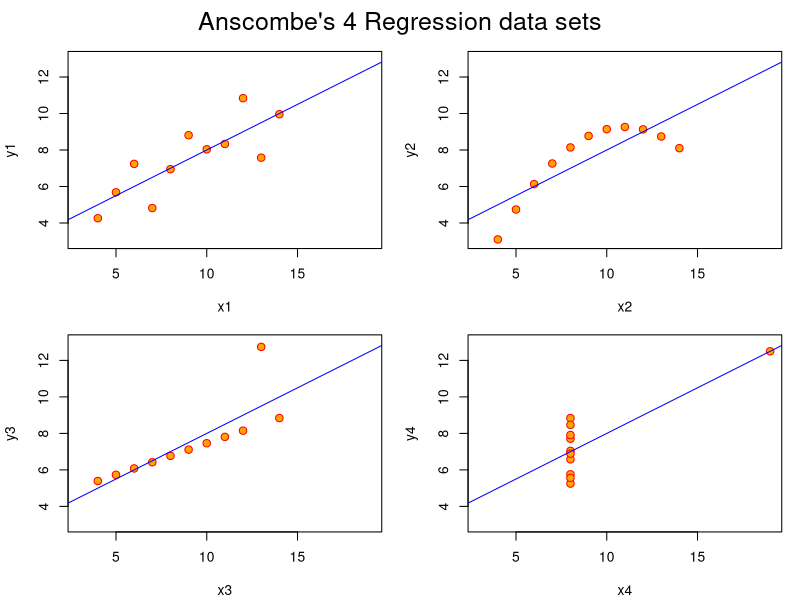

This figure's R source:
require(stats); require(graphics)
#summary(anscombe)

##-- now some "magic" to do the 4 regressions in a loop:
ff <- y ~ x
mods <- setNames(as.list(1:4), paste0("lm", 1:4))
for(i in 1:4) {
  ff[2:3] <- lapply(paste0(c("y","x"), i), as.name)
  ## or   ff[[2]] <- as.name(paste0("y", i))
  ##      ff[[3]] <- as.name(paste0("x", i))
  mods[[i]] <- lmi <- lm(ff, data = anscombe)
 # print(anova(lmi))
}

## See how close they are (numerically!)
#sapply(mods, coef)
#lapply(mods, function(fm) coef(summary(fm)))

## Now, do what you should have done in the first place: PLOTS
op <- par(mfrow = c(2, 2), mar = 0.1+c(4,4,1,1), oma =  c(0, 0, 2, 0))
for(i in 1:4) {
  ff[2:3] <- lapply(paste0(c("y","x"), i), as.name)
  plot(ff, data = anscombe, col = "red", pch = 21, bg = "orange", cex = 1.2,
       xlim = c(3, 19), ylim = c(3, 13))
  abline(mods[[i]], col = "blue")
}
mtext("Anscombe's 4 Regression data sets", outer = TRUE, cex = 1.5)
par(op)
